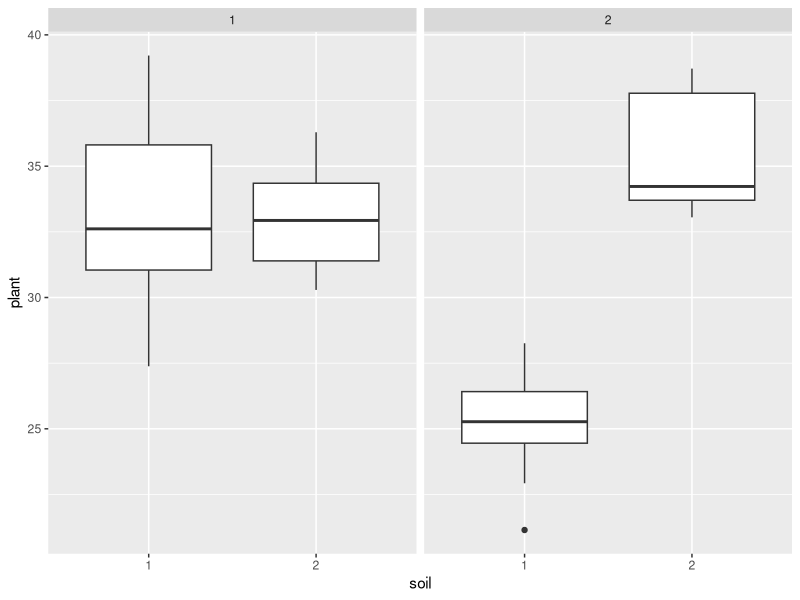

The R source for this figure:
## ---- chunk 1
knitr::opts_chunk$set(echo = TRUE)
library(ggplot2)
library(tidyverse)
library(magrittr)
set.seed(0)
## ---- chunk 2
k_1.l_1 <- data.frame(plant = rnorm(10, mean = 32, sd = 3),
                      ft    = rep("1", 10),
                      soil  = rep("1", 10))
k_1.l_2 <- data.frame(plant = rnorm(10, mean = 34, sd = 3),
                      ft    = rep("1", 10),
                      soil  = rep("2", 10))
k_2.l_1 <- data.frame(plant = rnorm(10, mean = 25, sd = 3),
                      ft    = rep("2", 10),
                      soil  = rep("1", 10))
k_2.l_2 <- data.frame(plant = rnorm(10, mean = 35, sd = 3),
                      ft    = rep("2", 10),
                      soil  = rep("2", 10))

plants <- rbind(k_1.l_1, k_1.l_2, k_2.l_1, k_2.l_2)
## ---- chunk 3
ggplot(plants) +
  aes(x = soil, y = plant) +
  geom_boxplot() +
  facet_wrap(~ft)
## ---- chunk 4
# plants[plants$soil==1 & plants$ft==1,]
plants[ 1:10,]
plants[11:20,]
